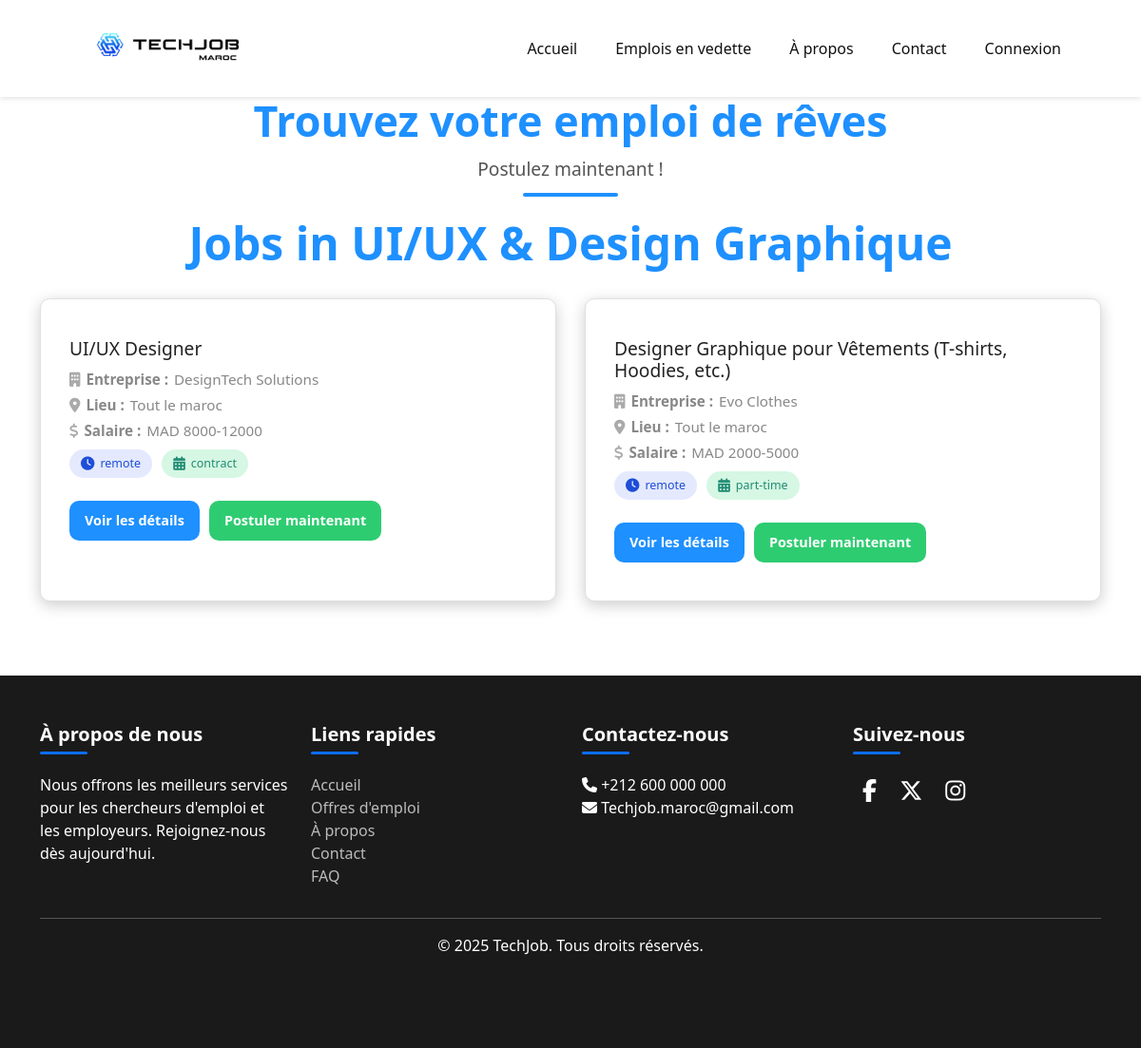
Screenshot of /Pages/JobsListing.php?category=9 with the database file from the repository.
### tables this page shows
CREATE TABLE IF NOT EXISTS `categories` (
  `id` int(11) NOT NULL AUTO_INCREMENT,
  `title` varchar(255) NOT NULL,
  `numberOfJobs` int(11) NOT NULL DEFAULT 0,
  PRIMARY KEY (`id`)
);

CREATE TABLE IF NOT EXISTS `jobs` (
  `id` int(11) NOT NULL AUTO_INCREMENT,
  `postedBy` varchar(255) NOT NULL,
  `category` int(11) NOT NULL,
  `title` varchar(255) NOT NULL,
  `companyName` varchar(255) NOT NULL,
  `location` varchar(255) NOT NULL,
  `salaryRange` varchar(255) DEFAULT NULL,
  `duration` enum('part-time','full-time','contract','internship') NOT NULL,
  `type` enum('remote','onsite','mission') NOT NULL,
  `datePosted` datetime NOT NULL DEFAULT current_timestamp(),
  `skills` text DEFAULT NULL,
  `status` enum('active','closed') NOT NULL DEFAULT 'active',
  `numberOfApplicants` int(11) NOT NULL DEFAULT 0,
  `description` text NOT NULL,
  `requirements` text NOT NULL,
  `specializations` varchar(255) NOT NULL,
  `experience` enum('entry-level','mid-level','senior-level','expert-level') NOT NULL,
  PRIMARY KEY (`id`),
  KEY `postedBy` (`postedBy`),
  KEY `category` (`category`),
  CONSTRAINT `jobs_ibfk_1` FOREIGN KEY (`postedBy`) REFERENCES `users` (`userId`) ON DELETE CASCADE,
  CONSTRAINT `jobs_ibfk_2` FOREIGN KEY (`category`) REFERENCES `categories` (`id`) ON DELETE CASCADE
);

### includes/helper-functions.php (the view, shortened to what this page needs)
<?php
function fetchJobsByCategory($categoryId) {
    $conn = connectDB();
    $categoryId = mysqli_real_escape_string($conn, $categoryId);
    $sql = "SELECT id, title, companyName, location, salaryRange, type, duration, datePosted
            FROM jobs WHERE category = $categoryId AND status = 'active'";
    $result = mysqli_query($conn, $sql);
    $jobs = [];
    if ($result) {
        while ($row = mysqli_fetch_assoc($result)) {
            $jobs[] = $row;
        }
    }
    return $jobs;
}
function fetchCategoryName($categoryId) {
    $conn = connectDB();
    $categoryId = mysqli_real_escape_string($conn, $categoryId);
    $sql = "SELECT title FROM categories WHERE id = $categoryId";
    $result = mysqli_query($conn, $sql);
    $categoryName = '';
    if ($result && $row = mysqli_fetch_assoc($result)) {
        $categoryName = $row['title'];
    }
    return $categoryName;
}
function generateJobMarkup($job) {
    return "
    <div class='job-item' data-job-id='{$job['id']}'>
        <h3 class='job-title'>
             " . htmlspecialchars($job['title']) . "
        </h3>
        <p><i class='fas fa-building'></i> <strong>Entreprise :</strong> " . htmlspecialchars($job['companyName']) . "</p>
        <p><i class='fas fa-map-marker-alt'></i> <strong>Lieu :</strong> " . htmlspecialchars($job['location']) . "</p>
        <p><i class='fas fa-dollar-sign'></i> <strong>Salaire :</strong> " . htmlspecialchars($job['salaryRange']) . "</p>
        <div class='tags'>
            <span class='tag job-type'><i class='fas fa-clock'></i> " . htmlspecialchars($job['type']) . "</span>
            <span class='tag duration'><i class='fas fa-calendar-alt'></i> " . htmlspecialchars($job['duration']) . "</span>
        </div>
        <div class='button-group'>
            <button class='view-details' onclick='openModal(" . intval($job['id']) . ")'>Voir les détails</button>
            <form action='../Pages/JobApplication.php?jobId={$job['id']}' method='post' style='display:inline;'>
                <input type='hidden' name='jobId' value='{$job['id']}'>
                <button type='submit' class='apply-button'>Postuler maintenant</button>
            </form>
        </div>
    </div>";
}
?>

### Pages/JobsListing.php (shortened to what this page needs)
<?php
require_once "../includes/helper-functions.php";
$default = 0;
$categoryId = isset($_GET['category']) ? intval($_GET['category']) : $default;
if ($categoryId == $default) {
    $jobs = fetchAllJobs();
    $categoryName = '';
} else {
    $categoryName = "Jobs in " . fetchCategoryName($categoryId);
    $jobs = fetchJobsByCategory($categoryId);
}
?>
<!DOCTYPE html>
<html lang="en">
    <head>
        <link rel="stylesheet" href="https://cdnjs.cloudflare.com/ajax/libs/font-awesome/6.5.0/css/all.min.css">
        <link rel="stylesheet" href="../styles/generalStyles.css">
        <link rel="stylesheet" href="../styles/HomePage/header.css">
        <link rel="stylesheet" href="../styles/HomePage/footer.css">
        <link rel="stylesheet" href="../styles/HomePage/common-styles.css">
        <link rel="stylesheet" href="../css/joblisting.css">
    </head>
    <body>
    <?php
        include_once '../includes/applicant-header.php';
    ?>
    <div class="hero-text-wrapper">
    <h1 class="hero-title">Trouvez votre emploi de rêves</h1>
    <p class="hero-subtitle">Postulez maintenant !</p>
    <div class="hero-underline"></div>
    </div>
    <div class="container">
        <h1 class="page-title"><?= htmlspecialchars($categoryName) ?></h1>
        <div class="job-list">
            <?php foreach ($jobs as $job): ?>
                <?= generateJobMarkup($job); ?>
            <?php endforeach; ?>
        </div>
    </div>
    <?php include_once '../includes/footer.php'; ?>
        <?php include_once('../includes/footer.php') ?>
</body>
</html>

### styles/generalStyles.css (style rules this page uses)
* { padding: 0; margin: 0; box-sizing: border-box; transition: all 0.5s; font-family: 'Segoe UI', Tahoma, Geneva, Verdana, sans-serif; }
:root { --primary: #3F72AF; --primary-light: #5488c7; --secondary: #00ADB5; --secondary-light: #00c2cc; --dark: #393E46; --dark-light: #4d535d; --white: #ffffff; --gray: #f5f5f5; }

### styles/HomePage/header.css (style rules this page uses)
:root { --primary: #3F72AF; --primary-light: #5488c7; --secondary: #00ADB5; --secondary-light: #00c2cc; --dark: #393E46; --dark-light: #4d535d; --white: #ffffff; --gray: #f5f5f5; }

### styles/HomePage/footer.css (style rules this page uses)
:root { --primary: #3F72AF; --primary-light: #5488c7; --secondary: #00ADB5; --secondary-light: #00c2cc; --dark: #393E46; --dark-light: #4d535d; --white: #ffffff; --gray: #f5f5f5; }

### styles/HomePage/common-styles.css (style rules this page uses)
:root { --dark: #393E46; }
.container { max-width: 1200px; margin: 0 auto; padding: 0 20px 30px; }

### css/joblisting.css (style rules this page uses)
:root { --onsite: #4c6ef5; --remote: #2ecc71; --hybrid: #a29bfe; --contract: #fd9644; --fulltime: #2ed573; --primary: #1e90ff; --success: #2ecc71; --light-bg: #f9f9f9; --light-text: #333; --muted: #888; --border: #e0e0e0; --font: 'Segoe UI', Roboto, sans-serif; }
body { background: #f2f6ff; font-family: var(--font); color: var(--light-text); margin-top: 100px; }
.page-title { font-size: 3rem; text-align: center; margin-bottom: 10px; font-weight: bold; color: #1e90ff; }
.hero-text-wrapper { text-align: center; margin-top: 100px; margin-bottom: 20px; }
.hero-title { font-size: 2.8rem; font-weight: 700; color: #1e90ff; margin-bottom: 10px; }
.hero-subtitle { font-size: 1.2rem; color: #555; margin-bottom: 10px; }
.hero-underline { width: 100px; height: 4px; background-color: #1e90ff; margin: 0 auto; border-radius: 2px; }
.job-list { display: grid; grid-template-columns: repeat(auto-fit, minmax(360px, 1fr)); gap: 30px; margin-top: 30px; }
.job-item { background: #fff; border: 1px solid var(--border); border-radius: 10px; padding: 40px 30px; box-shadow: 0 10px 30px rgba(0, 0, 0, 0.06); box-shadow: 0 4px 16px rgba(0, 0, 0, 0.2); transition: transform 0.3s ease, box-shadow 0.3s ease; min-height: 30px; }
.job-item h3 { color: #222; font-size: 1.2rem; margin-bottom: 10px; }
.job-item p { font-size: 0.95rem; color: var(--muted); margin: 4px 0; display: flex; align-items: center; gap: 6px; }
.job-item p i { color: #aaa; }
.tag { display: inline-flex; align-items: center; gap: 6px; padding: 6px 12px; border-radius: 50px; font-size: 0.78rem; font-weight: 500; margin: 4px 6px 4px 0; }
.job-type { background-color: rgba(76, 110, 245, 0.15); color: #1e4ed8; }
.duration { background-color: rgba(46, 213, 115, 0.2); color: #218c74; }
.tag i { font-size: 0.9rem; }
.view-details, .apply-button { padding: 10px 16px; font-size: 0.9rem; font-weight: 600; border-radius: 10px; border: none; cursor: pointer; transition: background 0.3s ease, box-shadow 0.3s ease; }
.view-details { background-color: var(--primary); color: white; margin-right: 10px; box-shadow: none; }
.apply-button { background-color: var(--success); color: white; box-shadow: none; }
.button-group { display: flex; align-items: center; margin-top: 20px; }

### css/styles.css (style rules this page uses)
* { margin: 0; padding: 0; box-sizing: border-box; }
body { font-family: 'Poppins', sans-serif; background: #0d0d0d; color: #f0f0f0; }

### css/navbar.css (style rules this page uses)
body { margin: 0; font-family: Arial, sans-serif; }

### rows the page displays
categories: title "Jobs in UI/UX & Design Graphique"
jobs: title "UI/UX Designer", companyName "DesignTech Solutions", location "Tout le maroc", salaryRange "MAD 8000-12000", type "remote", duration "contract"
jobs: title "Designer Graphique pour Vêtements (T-shirts, Hoodies, etc.)", companyName "Evo Clothes", location "Tout le maroc", salaryRange "MAD 2000-5000", type "remote", duration "part-time"
